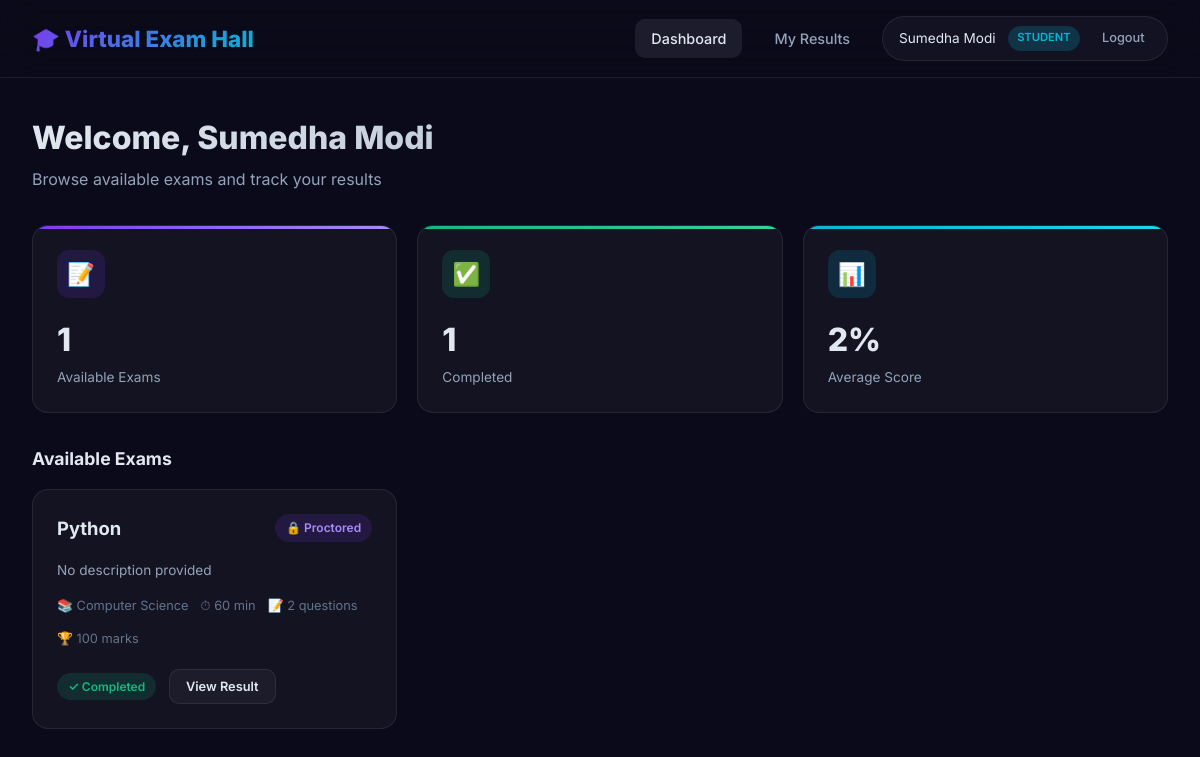
The app's page /student/dashboard (signed in) with its own data.
### models.py (models this page shows, shortened)
class User(UserMixin, db.Model):
    id = db.Column(db.Integer, primary_key=True) #auto incrementing unique id for each user
    username = db.Column(db.String(80), unique=True, nullable=False)
    email = db.Column(db.String(120), unique=True, nullable=False)
    password_hash = db.Column(db.String(256), nullable=False) #stores the hashed password instead of plain text for security
    full_name = db.Column(db.String(100), nullable=False)
    role = db.Column(db.String(20), nullable=False, default='student') #stores whether user is admin or student default =student
    created_at = db.Column(db.DateTime, default=datetime.utcnow) #automatically saves date and time when user is created
    exams_created = db.relationship('Exam', backref='creator', lazy=True)
    attempts = db.relationship('ExamAttempt', backref='student', lazy=True)

class Exam(db.Model):
    id = db.Column(db.Integer, primary_key=True)
    title = db.Column(db.String(200), nullable=False)
    description = db.Column(db.Text)
    subject = db.Column(db.String(100), nullable=False, default='General')
    duration_minutes = db.Column(db.Integer, nullable=False)
    total_marks = db.Column(db.Integer, nullable=False)
    passing_percentage = db.Column(db.Integer, default=40)
    created_by = db.Column(db.Integer, db.ForeignKey('user.id'), nullable=False)
    is_active = db.Column(db.Boolean, default=True) #admin can hide/show exam to students
    proctoring_enabled = db.Column(db.Boolean, default=True)#whether webcam monitoring is on
    max_violations = db.Column(db.Integer, default=5) #number of violations allowed before exam is flagged
    created_at = db.Column(db.DateTime, default=datetime.utcnow)
    questions = db.relationship('Question', backref='exam', lazy=True, cascade='all, delete-orphan')
    attempts = db.relationship('ExamAttempt', backref='exam', lazy=True)

### app.py (the view)
@app.route('/student/dashboard')
@login_required
def student_dashboard():
    if current_user.role != 'student':
        flash('Access denied.', 'error')
        return redirect(url_for('index'))
    available_exams = Exam.query.filter_by(is_active=True).all()
    my_attempts = ExamAttempt.query.filter_by(student_id=current_user.id, status='completed').all()
    attempted_exam_ids = {a.exam_id for a in my_attempts}
    completed = len(my_attempts)
    avg_score = sum(a.percentage for a in my_attempts) / len(my_attempts) if my_attempts else 0
    return render_template('student/dashboard.html',
                           available_exams=available_exams,
                           attempted_exam_ids=attempted_exam_ids,
                           completed=completed,
                           avg_score=avg_score)

### app.py (called while the page is built)
@login_manager.user_loader
def load_user(user_id):
    return User.query.get(int(user_id))

### templates/student/dashboard.html (shortened to what this page needs)
{% extends "base.html" %}
{% block content %}
<div class="page-wrapper">
    <div class="container">
        <div class="page-header">
            <h1>Welcome, {{ current_user.full_name }}</h1>
            <p>Browse available exams and track your results</p>
        </div>
        <div class="stats-grid">
            <div class="stat-card purple">
                <div class="stat-icon purple">📝</div>
                <div class="stat-value">{{ available_exams|length }}</div>
                <div class="stat-label">Available Exams</div>
            </div>
            <div class="stat-card green">
                <div class="stat-icon green">✅</div>
                <div class="stat-value">{{ completed }}</div>
                <div class="stat-label">Completed</div>
            </div>
            <div class="stat-card cyan">
                <div class="stat-icon cyan">📊</div>
                <div class="stat-value">{{ "%.0f"|format(avg_score) }}%</div>
                <div class="stat-label">Average Score</div>
            </div>
        </div>
        <h2 class="section-title">Available Exams</h2>
        {% if available_exams %}
        <div class="exam-grid">
            {% for exam in available_exams %}
            <div class="exam-card">
                <div class="exam-card-header">
                    <h3>{{ exam.title }}</h3>
                    {% if exam.proctoring_enabled %}
                        <span class="badge badge-purple">🔒 Proctored</span>
                    {% endif %}
                </div>
                <p>{{ exam.description or 'No description provided' }}</p>
                <div class="exam-meta">
                    <span class="exam-meta-item">📚 {{ exam.subject }}</span>
                    <span class="exam-meta-item">⏱ {{ exam.duration_minutes }} min</span>
                    <span class="exam-meta-item">📝 {{ exam.questions|length }} questions</span>
                    <span class="exam-meta-item">🏆 {{ exam.total_marks }} marks</span>
                </div>
                {% set attempted = exam.id in attempted_exam_ids %}
                {% if attempted %}
                    <span class="badge badge-success" style="margin-right:.5rem;">✓ Completed</span>
                    <a href="{{ url_for('student_results') }}" class="btn btn-secondary btn-sm">View Result</a>
                {% else %}
                    {% if exam.questions|length > 0 %}
                        <a href="{{ url_for('start_exam', exam_id=exam.id) }}" class="btn btn-primary">Start Exam →</a>
                    {% else %}
                        <span class="badge badge-warning">No questions added yet</span>
                    {% endif %}
                {% endif %}
            </div>
            {% endfor %}
        </div>
        {% else %}
        <div class="glass-card empty-state">
            <div class="icon">📋</div>
            <h3>No Exams Available</h3>
            <p>Check back later for new exams</p>
        </div>
        {% endif %}
    </div>
</div>
{% endblock %}

### templates/base.html (shortened to what this page needs)
<!DOCTYPE html>
<html lang="en">
<head>
    <link rel="stylesheet" href="{{ url_for('static', filename='css/style.css') }}">
</head>
<body>
    {% if not hide_navbar %}
    <nav class="navbar">
        <a href="/" class="nav-brand">🎓 Virtual Exam Hall</a>
        <div class="nav-links" id="navLinks">
            {% if current_user.is_authenticated %}
                {% if current_user.role == 'admin' %}
                    <a href="{{ url_for('admin_dashboard') }}" class="nav-link {% if request.endpoint == 'admin_dashboard' %}active{% endif %}">Dashboard</a>
                    <a href="{{ url_for('create_exam') }}" class="nav-link {% if request.endpoint == 'create_exam' %}active{% endif %}">Create Exam</a>
                {% else %}
                    <a href="{{ url_for('student_dashboard') }}" class="nav-link {% if request.endpoint == 'student_dashboard' %}active{% endif %}">Dashboard</a>
                    <a href="{{ url_for('student_results') }}" class="nav-link {% if request.endpoint == 'student_results' %}active{% endif %}">My Results</a>
                {% endif %}
                <div class="nav-user">
                    <span>{{ current_user.full_name }}</span>
                    <span class="role-badge role-{{ current_user.role }}">{{ current_user.role }}</span>
                    <a href="{{ url_for('logout') }}" class="nav-link" style="padding:.3rem .6rem;font-size:.8rem;">Logout</a>
                </div>
            {% else %}
                <a href="{{ url_for('login') }}" class="nav-link">Login</a>
                <a href="{{ url_for('register') }}" class="nav-link">Register</a>
            {% endif %}
        </div>
    </nav>
    {% endif %}
    {% block content %}{% endblock %}
</body>
</html>

### records on screen
User: full_name "Sumedha Modi", role "STUDENT"
Exam: title "Python", proctoring_enabled "🔒 Proctored", description "No description provided", subject "Computer Science", duration_minutes "60", questions|length "2", total_marks "100"

### other values on screen
{{ available_exams|length }} "1"
{{ completed }} "1"
{{ "%.0f"|format(avg_score) }} "2"
